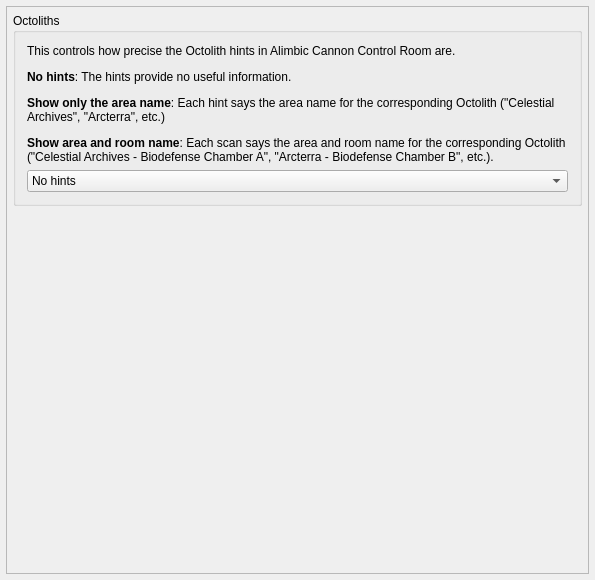
<?xml version="1.0" encoding="UTF-8"?>
<ui version="4.0">
 <class>PresetHuntersHints</class>
 <widget class="QMainWindow" name="PresetHuntersHints">
  <property name="geometry">
   <rect>
    <x>0</x>
    <y>0</y>
    <width>595</width>
    <height>580</height>
   </rect>
  </property>
  <property name="windowTitle">
   <string>Hints</string>
  </property>
  <widget class="QWidget" name="centralWidget">
   <property name="maximumSize">
    <size>
     <width>16777215</width>
     <height>16777215</height>
    </size>
   </property>
   <layout class="QVBoxLayout" name="hint_layout">
    <property name="leftMargin">
     <number>6</number>
    </property>
    <property name="topMargin">
     <number>6</number>
    </property>
    <property name="rightMargin">
     <number>6</number>
    </property>
    <property name="bottomMargin">
     <number>6</number>
    </property>
    <item>
     <widget class="QScrollArea" name="scroll_area">
      <property name="widgetResizable">
       <bool>true</bool>
      </property>
      <widget class="QWidget" name="scroll_area_contents">
       <property name="geometry">
        <rect>
         <x>0</x>
         <y>0</y>
         <width>581</width>
         <height>566</height>
        </rect>
       </property>
       <property name="sizePolicy">
        <sizepolicy hsizetype="Ignored" vsizetype="Preferred">
         <horstretch>0</horstretch>
         <verstretch>0</verstretch>
        </sizepolicy>
       </property>
       <layout class="QVBoxLayout" name="scroll_area_layout">
        <property name="spacing">
         <number>6</number>
        </property>
        <property name="leftMargin">
         <number>6</number>
        </property>
        <property name="topMargin">
         <number>6</number>
        </property>
        <property name="rightMargin">
         <number>6</number>
        </property>
        <property name="bottomMargin">
         <number>6</number>
        </property>
        <item>
         <widget class="QGroupBox" name="hint_octolith_group">
          <property name="title">
           <string>Octoliths</string>
          </property>
          <layout class="QVBoxLayout" name="verticalLayout_2">
           <item>
            <widget class="QLabel" name="hint_octolith_label">
             <property name="text">
              <string>&lt;html&gt;&lt;head/&gt;&lt;body&gt;&lt;p&gt;This controls how precise the Octolith hints in Alimbic Cannon Control Room are.&lt;/p&gt;&lt;p&gt;&lt;span style=&quot; font-weight:600;&quot;&gt;No hints&lt;/span&gt;: The hints provide no useful information.&lt;/p&gt;&lt;p&gt;&lt;span style=&quot; font-weight:600;&quot;&gt;Show only the area name&lt;/span&gt;: Each hint says the area name for the corresponding Octolith (&amp;quot;Celestial Archives&amp;quot;, &amp;quot;Arcterra&amp;quot;, etc.)&lt;/p&gt;&lt;p&gt;&lt;span style=&quot; font-weight:600;&quot;&gt;Show area and room name&lt;/span&gt;: Each scan says the area and room name for the corresponding Octolith (&amp;quot;Celestial Archives - Biodefense Chamber A&amp;quot;, &amp;quot;Arcterra - Biodefense Chamber B&amp;quot;, etc.).&lt;/p&gt;&lt;/body&gt;&lt;/html&gt;</string>
             </property>
             <property name="wordWrap">
              <bool>true</bool>
             </property>
            </widget>
           </item>
           <item>
            <widget class="QComboBox" name="hint_octolith_combo">
             <item>
              <property name="text">
               <string>No hints</string>
              </property>
             </item>
             <item>
              <property name="text">
               <string>Show only the area name</string>
              </property>
             </item>
             <item>
              <property name="text">
               <string>Show area and room name</string>
              </property>
             </item>
            </widget>
           </item>
          </layout>
         </widget>
        </item>
        <item>
         <spacer name="verticalSpacer">
          <property name="orientation">
           <enum>Qt::Vertical</enum>
          </property>
          <property name="sizeHint" stdset="0">
           <size>
            <width>20</width>
            <height>40</height>
           </size>
          </property>
         </spacer>
        </item>
       </layout>
      </widget>
     </widget>
    </item>
   </layout>
  </widget>
 </widget>
 <layoutdefault spacing="6" margin="11"/>
 <resources/>
 <connections/>
</ui>
